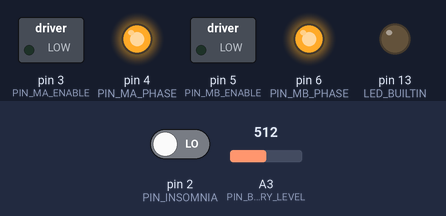
The sketch below on a simulated Arduino Uno, built with avr-gcc and run on an emulated ATmega328P. Parts: switched loads named in the sketch (green lamp = pin HIGH), output pins drawn as LEDs (lit = HIGH). The test bench sets the inputs (shaded band); at power-on: A3 (PIN_BATTERY_LEVEL) = 512, pin 2 (PIN_INSOMNIA) LOW. Pins used as bus, display or sensor lines are not drawn; what the sketch prints to the serial monitor is not drawn.

Above: at 1.2 s.
1.3 s: A3 (PIN_BATTERY_LEVEL) set to 494
At 2.0 s:
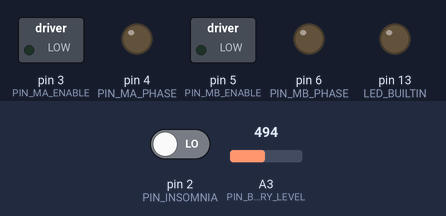
2.8 s: A3 (PIN_BATTERY_LEVEL) set to 716
At 3.8 s:
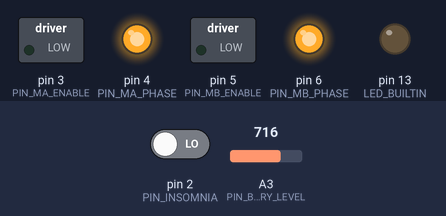
5.0 s: A3 (PIN_BATTERY_LEVEL) set to 511
At 6.0 s:
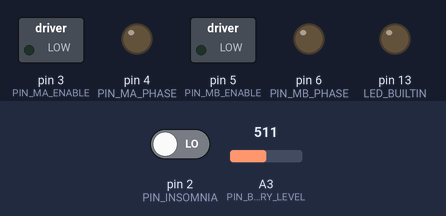
Timing chart, 0 to 8.0 s (numbered marks = the images above; inputs shaded):
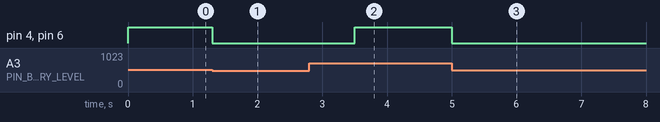

The sketch:

EcoBot.ino
```cpp
/***************************************************************************************
 * Includes
 **************************************************************************************/
#include "Notes.h"
#include "IRremote.h"
#include <LowPower.h>

/***************************************************************************************
 * Macros
 **************************************************************************************/
/* General Stuff */
#define E_OK            0u
#define E_NOT_OK        1u
#define DELAY_1_SECOND  1000
#define DELAY_DEFAULT   DELAY_1_SECOND
#define SERIAL_BRATE    115200
static byte devStuff = E_OK;
/* General Stuff end */

/* Motor Stuff */
#define PIN_MA_ENABLE         3
#define PIN_MA_PHASE          4
#define PIN_MB_ENABLE         5
#define PIN_MB_PHASE          6
#define PIN_DRV8834_SLEEP     7

#define DRV8834_MOTOR_A             1u
#define DRV8834_MOTOR_B             2u
#define DRV8834_MOTOR_BOTH          3u
#define DRV8834_DIRECTION_BACKWARD  0u
#define DRV8834_DIRECTION_FORWARD   1u
#define DRV8834_POWER_FULL          255u
#define DRV8834_POWER_HALF          127u
#define DRV8834_POWER_NONE          0u
#define DRV8834_WAKEUP_WAIT         1     /* Miliseconds until DRV8834 should be fully working after wakeup */
#define DRV8834_WALK_TIME           100
#define DRV8834_BREAK_TIMEOUT       115   /* Lower than this and the timeout is too short */
/* Motor Stuff end */

/* Exploration Stuff */
#define EXPLORE_AUTOMATE  0u    /* Autonomous driving */
#define EXPLORE_MANUAL    1u    /* Manual driving from IR */

static byte exploreState = EXPLORE_AUTOMATE;
/* Exploration Stuff end */

/* IR Stuff */
#define PIN_IR_RECEIVER_POWER   A0    /* Power the IR Receiver with this pin */
#define PIN_IR_RECEIVER_DATA    9     /* Read data from IR Receiver with this pin */

#define IR_VALUE_FORWARD        0xFF18E7    /* Move Backward */
#define IR_VALUE_BACKWARD       0xFF4AB5    /* Move Forward */
#define IR_VALUE_LEFT           0xFF10EF    /* Rotate Left */
#define IR_VALUE_RIGHT          0xFF5AA5    /* Rotate Right */
#define IR_VALUE_MODE           0xFF38C7    /* Switch between Manual and Automate Exploring */

IRrecv irrecv(PIN_IR_RECEIVER_DATA);
decode_results results;
/* IR Stuff end */

/* Power Management Stuff */
#define PIN_BATTERY_LEVEL           A3
#define PIN_INSOMNIA          	    2       /* Used for development purpose to keep the Robot awake */
#define ADC_MAX_VALUE               1023.0
#define ADC_MAX_VOLTAGE             3.3
#define BATTERY_SLEEP_THRESHOLD     3.3     /* Voltage drops by 0.05 V when motors are working */
#define ROBOT_SLEEP_1_SECOND        1
#define ROBOT_SLEEP_10_SECONDS      10
#define ROBOT_SLEEP_1_MINUTE        60
#define ROBOT_SLEEP_TIME_DEFAULT    ROBOT_SLEEP_1_SECOND
/* Power Management Stuff end */

/***************************************************************************************
 * Function: Motor_Break()
 ***************************************************************************************
 * Description: This can be called such that a motor will break and stop moving.
 * Parameters:
 *  - motorIdentifier[in]   :   Identifier of the motor to be switched forward
 *                              Supported Inputs:
 *                                  DRV8834_MOTOR_A == 1u
 *                                  DRV8834_MOTOR_B == 2u
 *                                  DRV8834_MOTOR_BOTH == 3u
 **************************************************************************************/
void Motor_BreakMotor(byte motorIdentifier)
{
    /* To make the motors break in Phase/Enable Mode you need to:
     * - xENBL on Low
     * - xPHASE doesn't matter
     * The outputs will be both 0v => Motor will stop */

    /* Check which motor to break */
    switch(motorIdentifier)
    {
      case DRV8834_MOTOR_A:
        /* Break Motor A */
        analogWrite(PIN_MA_ENABLE, LOW);
        break;
      case DRV8834_MOTOR_B:
        /* Break Motor B */
        analogWrite(PIN_MB_ENABLE, LOW);
        break;
      case DRV8834_MOTOR_BOTH:
        /* Break Both Motors */
        analogWrite(PIN_MA_ENABLE, LOW);
        analogWrite(PIN_MB_ENABLE, LOW);
        break;
      default:
        /* Motor not recognized */
        break;
    }
}

/***************************************************************************************
 * Function: Motor_SwitchDirection()
 ***************************************************************************************
 * Description: This function will switch the direction of a specified motor
 * Parameters:
 *  - motorIdentifier[in]   :   Identifier of the motor to be switched forward
 *                              Supported Inputs:
 *                                  DRV8834_MOTOR_A == 1u
 *                                  DRV8834_MOTOR_B == 2u
 *                                  DRV8834_MOTOR_BOTH == 3u
 *  - motorDirection[in]    :   Identifier for the direction to move
 *                              Supported Inputs:
 *                                  DRV8834_DIRECTION_BACKWARD == 0u
 *                                  DRV8834_DIRECTION_FORWARD != 0u
 **************************************************************************************/
void Motor_SwitchDirection(byte motorIdentifier, byte motorDirection)
{
    /* To switch the rotating direction you must se the xPHASE accordingly
     * Forward is 1u while backwards is 0u */

    /* Ensure Direction is valid */
    if(LOW != motorDirection)
    {
        motorDirection = HIGH;
    }

    /* Check which motor to switch */
    switch(motorIdentifier)
    {
        case DRV8834_MOTOR_A:
            /* Change Motor A direction to move Forward */
            digitalWrite(PIN_MA_PHASE, motorDirection);
            break;
        case DRV8834_MOTOR_B:
            /* Change Motor B direction to move Forward */
            digitalWrite(PIN_MB_PHASE, motorDirection);
            break;
        case DRV8834_MOTOR_BOTH:
            /* Change Both Motors direction to move Forward */
            digitalWrite(PIN_MA_PHASE, motorDirection);
            digitalWrite(PIN_MB_PHASE, motorDirection);
            break;
        default:
            /* Motor not recognized */
            break;
    }
}

/***************************************************************************************
 * Function: Motor_EnableMotor()
 ***************************************************************************************
 * Description: This function will switch the direction of a specified motor
 * Parameters:
 *  - motorIdentifier[in]   :   Identifier of the motor to be switched forward
 *                              Supported Inputs:
 *                                  DRV8834_MOTOR_A == 1u
 *                                  DRV8834_MOTOR_B == 2u
 *                                  DRV8834_MOTOR_BOTH == 3u
 *  - motorPower[in]    :       Value for Motor Power which will be used to enable PWM
 *                              Supported Inputs:
 *                                  0u - 255u
 **************************************************************************************/
void Motor_EnableMotor(byte motorIdentifier, byte motorPower)
{
    /* A Motor will be enabled through PWM on xENBL pin
     * The motor can be disabled using value 0 for motorPower */

    /* Check which motor to enable */
    switch(motorIdentifier)
    {
        case DRV8834_MOTOR_A:
            /* Enable Motor A */
            analogWrite(PIN_MA_ENABLE, motorPower);
            break;
        case DRV8834_MOTOR_B:
            /* Enable Motor B */
            analogWrite(PIN_MB_ENABLE, motorPower);
            break;
        case DRV8834_MOTOR_BOTH:
            /* Enable Both Motors */
            analogWrite(PIN_MA_ENABLE, motorPower);
            analogWrite(PIN_MB_ENABLE, motorPower);
            break;
        default:
            /* Motor not recognized */
            break;
    }
}

/***************************************************************************************
 * Function: Motor_TestMotor()
 ***************************************************************************************
 * Description: This can be called to test a motor. The motor shall run for 1s, wait for
 *              another 1s and then change direction.
 * Parameters:
 *  - motorIdentifier[in]   :   Identifier of the motor to be switched forward
 *                              Supported Inputs:
 *                                  DRV8834_MOTOR_A == 1u
 *                                  DRV8834_MOTOR_B == 2u
 *                                  DRV8834_MOTOR_BOTH == 3u
 **************************************************************************************/
void Motor_TestMotor(byte motorIdentifier)
{
  /* To test the motor functionality, the motor shall run in each direction
   * and also the switching of the direction shall work. */

  static byte direction = 1u;

  /* Run the motor for 1s */
  Motor_EnableMotor(motorIdentifier, 255u);
  digitalWrite(LED_BUILTIN, HIGH);
  delay(DELAY_1_SECOND);

  /* Stop the motor for 1s */
  Motor_EnableMotor(motorIdentifier, 0u);
  digitalWrite(LED_BUILTIN, LOW);
  delay(DELAY_1_SECOND);

  /* Switch Motor Direction */
  Motor_SwitchDirection(motorIdentifier, !direction);
  direction = !direction;
}

/***************************************************************************************
 * Function: HandleIR()
 ***************************************************************************************
 * Description: This function checks the IR readings and moves the robot accordingly.
 **************************************************************************************/
void HandleIR(void)
{
    /* Robot reaction based on the IR value */
    switch(results.value)
    {
        case IR_VALUE_FORWARD:
            /* Move Forward */
            Motor_SwitchDirection(DRV8834_MOTOR_BOTH, DRV8834_DIRECTION_FORWARD);
            Motor_EnableMotor(DRV8834_MOTOR_BOTH, DRV8834_POWER_FULL);
            break;
        case IR_VALUE_BACKWARD:
            /* Move Backwards */
            Motor_SwitchDirection(DRV8834_MOTOR_BOTH, DRV8834_DIRECTION_BACKWARD);
            Motor_EnableMotor(DRV8834_MOTOR_BOTH, DRV8834_POWER_FULL);
            break;
        case IR_VALUE_LEFT:
            /* Rotate Left */
            Motor_SwitchDirection(DRV8834_MOTOR_A, DRV8834_DIRECTION_BACKWARD);
            Motor_SwitchDirection(DRV8834_MOTOR_B, DRV8834_DIRECTION_FORWARD);
            Motor_EnableMotor(DRV8834_MOTOR_BOTH, DRV8834_POWER_FULL);
            break;
        case IR_VALUE_RIGHT:
            /* Rotate Right */
            Motor_SwitchDirection(DRV8834_MOTOR_A, DRV8834_DIRECTION_FORWARD);
            Motor_SwitchDirection(DRV8834_MOTOR_B, DRV8834_DIRECTION_BACKWARD);
            Motor_EnableMotor(DRV8834_MOTOR_BOTH, DRV8834_POWER_FULL);
            break;
        case IR_VALUE_MODE:
            /* Change Explore State */
            exploreState = !exploreState;
            Motor_BreakMotor(DRV8834_MOTOR_BOTH);
            break;
        default:
            /* Do nothing */
            break;
    }
}

/***************************************************************************************
 * Function: Robot_Explore()
 ***************************************************************************************
 * Description: This function verify Explore Mode and decide how to control the robot.
 **************************************************************************************/
void Robot_Explore(void)
{
    /* Explore the world based on the active state
     * - Automate = drive autonomously but check IR Receiver for Mode Switch first
     * - Manual = drive based on IR commands */

    /* Timeout to stop the motors
     * - when it is 0 it is disabled
     * - when it has a value it is started and checked upon the threshold */
    static volatile long breakTime = 0;


    /* Check Exploreing state */
    if(exploreState == EXPLORE_AUTOMATE)
    {
        /* Try to read IR Receiver */
        if(irrecv.decode(&results))
        {
            /* Resume IR */
            irrecv.resume();

            /* Check for Explore Mode */
            if(IR_VALUE_MODE == results.value)
            {
                /* Switch Explore State */
                exploreState = !exploreState;
                Motor_BreakMotor(DRV8834_MOTOR_BOTH);
                return; /* Skip Autonomous part */
            }
            else
            {
                /* Do Nothing */
            }
        }
        else
        {
            /* No IR Commands */
        }

        /* Do Autonomous things */
        /* Check for Obstacles */
        /* Decide next Direction */
        /* Move */
    }
    else
    {
        /* Do Manual things */
        /* Check for IR Input */
        if(irrecv.decode(&results))
        {
            /* Resume IR */
            irrecv.resume();

            /* Handle IR Input */
            HandleIR();

            /* Start Break timeout */
            breakTime = millis();
        }
        else
        {
            /* Stop motors if some time passed since last command */
            if((0 != breakTime) && (DRV8834_BREAK_TIMEOUT < (millis() - breakTime)))
            {
                /* Stop Motors */
                Motor_BreakMotor(DRV8834_MOTOR_BOTH);

                /* Disable Break Timeout */
                breakTime = 0;
            }
            else
            {
                /* Do Nothing */
            }
        }
    }
}

/***************************************************************************************
 * Function: Robot_WakeUp()
 ***************************************************************************************
 * Description: This function is executed when the robot wakes up. It will initialize
 *              everything and will make the robot functional.
 **************************************************************************************/
void Robot_WakeUp(void)
{
    /* Initialize things */
    /* PIN Modes */
    pinMode(LED_BUILTIN, OUTPUT);   /* Debug purposes */
    pinMode(PIN_MA_ENABLE, OUTPUT);
    pinMode(PIN_MA_PHASE, OUTPUT);
    pinMode(PIN_MB_ENABLE, OUTPUT);
    pinMode(PIN_MB_PHASE, OUTPUT);
    pinMode(PIN_DRV8834_SLEEP, OUTPUT);
    pinMode(PIN_IR_RECEIVER_POWER, OUTPUT);
    pinMode(PIN_IR_RECEIVER_DATA, INPUT);

    /* Wakeup the Motor Driver */
    digitalWrite(PIN_DRV8834_SLEEP, HIGH);
    delay(DRV8834_WAKEUP_WAIT);

    /* Set default direction of both Motors to move Forward */
    Motor_SwitchDirection(DRV8834_MOTOR_BOTH, DRV8834_DIRECTION_FORWARD);

    /* Power on the IR Receiver */
    digitalWrite(PIN_IR_RECEIVER_POWER, HIGH);

    /* Enable IR Receiver */
    irrecv.enableIRIn();

    /* Dev Stuff */
    if(E_OK == devStuff)
    {
        /* New Day! */
        Serial.println("Good Morning!");
    }
}

/***************************************************************************************
 * Function: Robot_Sleep()
 ***************************************************************************************
 * Description: This function checks the Energy Consumption and decide what to do.
 * Parameters:
 *  - sleepTime[in]   :   Number of seconds to go to sleep
 *                              Supported Inputs:
 *                                  0u - 3600u
 **************************************************************************************/
void Robot_Sleep(uint16_t sleepTime)
{
    /* Check if Robot is able to sleep */
    if(HIGH == digitalRead(PIN_INSOMNIA))
    {
        /* Insomnia is here, can't sleep */
    }
    else
    {
        /* Insomnia is not around, sleep */
        /* Set wakeup conditions */
        /* GPIO External Interrupt Wakeup */
        attachInterrupt(PIN_INSOMNIA, Robot_WakeUp, HIGH);

        /* Ensure All Used Pins are configured to output, then output nothing */
        /* Exception for Insomnia to wake it up and Battery Level as it will be always on */
        pinMode(PIN_IR_RECEIVER_POWER, OUTPUT);
        digitalWrite(PIN_IR_RECEIVER_POWER, LOW);   /* Disable IR Receiver */
        pinMode(PIN_IR_RECEIVER_DATA, OUTPUT);
        digitalWrite(PIN_IR_RECEIVER_DATA, LOW);
        pinMode(PIN_DRV8834_SLEEP, OUTPUT);
        digitalWrite(PIN_DRV8834_SLEEP, LOW);   /* Send Motor Driver to sleep */
        pinMode(PIN_MA_ENABLE, OUTPUT);
        digitalWrite(PIN_MA_ENABLE, LOW);
        pinMode(PIN_MA_PHASE, OUTPUT);
        digitalWrite(PIN_MA_PHASE, LOW);
        pinMode(PIN_MB_ENABLE, OUTPUT);
        digitalWrite(PIN_MB_ENABLE, LOW);
        pinMode(PIN_MB_PHASE, OUTPUT);
        digitalWrite(PIN_MB_PHASE, LOW);
        pinMode(LED_BUILTIN, OUTPUT);
        digitalWrite(LED_BUILTIN, LOW);

        /* Dev Stuff */
        if(E_OK == devStuff)
        {
            /* Say Good night */
            Serial.println("Good night!");

            delay(100);
        }

        /* Go to sleep */
        if(sleepTime & 1u)
        {
            LowPower.powerDown(SLEEP_1S, ADC_OFF, BOD_OFF);
        }
        if(sleepTime & 2u)
        {
            LowPower.powerDown(SLEEP_1S, ADC_OFF, BOD_OFF);
        }
        if(sleepTime & 4u)
        {
            LowPower.powerDown(SLEEP_4S, ADC_OFF, BOD_OFF);
        }

        while(sleepTime & 0xFFF8u)
        {
            sleepTime -= 8;
            LowPower.powerDown(SLEEP_8S, ADC_OFF, BOD_OFF);
        }
    }
}

/***************************************************************************************
 * Function: Robot_PowerManagement()
 ***************************************************************************************
 * Description: This function checks the Energy Consumption and decide what to do.
 **************************************************************************************/
void Robot_PowerManagement()
{
    volatile uint16_t batteryLevel;
    volatile float batteryVoltage;

    /* Go to sleep if the battery is discharged to save energy and let Solar recharge it */
    do
    {
        /* Read Battery Level */
        batteryLevel = analogRead(PIN_BATTERY_LEVEL);

        /* Battery voltage is double the reading value; Voltage Divider is used with R1 = R2 */
        batteryVoltage = (batteryLevel * (ADC_MAX_VOLTAGE / ADC_MAX_VALUE)) * 2;

        /* Check if robot is tired */
        if(BATTERY_SLEEP_THRESHOLD >= batteryVoltage)
        {
            /* Go to sleep */
            Robot_Sleep(ROBOT_SLEEP_TIME_DEFAULT);

            /* Wakeup */
            Robot_WakeUp();
        }
        else
        {
            /* No need to sleep */
            break;
        }
    }while(BATTERY_SLEEP_THRESHOLD >= batteryVoltage);
}

/***************************************************************************************
 * Function: Robot_Testing()
 ***************************************************************************************
 * Description: Code to test. Used for Development purposes and Dev Builds.
 **************************************************************************************/
void Robot_Testing(void)
{
    /* Sleep for 20 seconds to Measure Energy Consumption */
    //Robot_Sleep(20);

    /* Test if motors stopped working */
    //Motor_TestMotor(DRV8834_MOTOR_BOTH);

    /* Read Battery Level */
    float batteryLevel = analogRead(PIN_BATTERY_LEVEL);

    /* Battery voltage is double the reading value; Voltage Divider is used with R1 = R2 */
    float batteryVoltage = (batteryLevel * (ADC_MAX_VOLTAGE / ADC_MAX_VALUE)) * 2;

    /* Show battery level on Serial */
    Serial.println(batteryVoltage);
}

/***************************************************************************************
 * Function: setup()
 ***************************************************************************************
 * Description: This function will setup and initialize things at startup
 **************************************************************************************/
void setup(void)
{
    /* Dev Build */
    if(E_OK == devStuff)
    {
        /* Prepare Debug */
        Serial.begin(SERIAL_BRATE);
    }
    else
    {
        /* Do nothing */
    }

    /* Initialize everything */
    Robot_WakeUp();
}

/***************************************************************************************
 * Function: loop()
 ***************************************************************************************
 * Description: This function is executed endlessly after the setup function
 **************************************************************************************/
void loop(void)
{
    /* Dev Build */
    if(E_OK == devStuff)
    {
        /* Dev Stuff */
        Robot_Testing();
    }
    else
    {
        /* Production Stuff */
    }

    /* Battery Management */
    Robot_PowerManagement();

    /* Movement Control */
    Robot_Explore();
}
```

Source omitted: Notes.h (6892 bytes)

Measured:
- the behaviour switches between 512 and 511 on A3 (PIN_BATTERY_LEVEL) (found by bisection; images 0 and 1)
- after the input at 1.3 s, pin 4 (PIN_MA_PHASE), pin 6 (PIN_MB_PHASE): HIGH → LOW at once
- after the input at 2.8 s, pin 4 (PIN_MA_PHASE), pin 6 (PIN_MB_PHASE): LOW → HIGH after 0.70 s
- after the input at 5.0 s, pin 4 (PIN_MA_PHASE), pin 6 (PIN_MB_PHASE): HIGH → LOW at once
